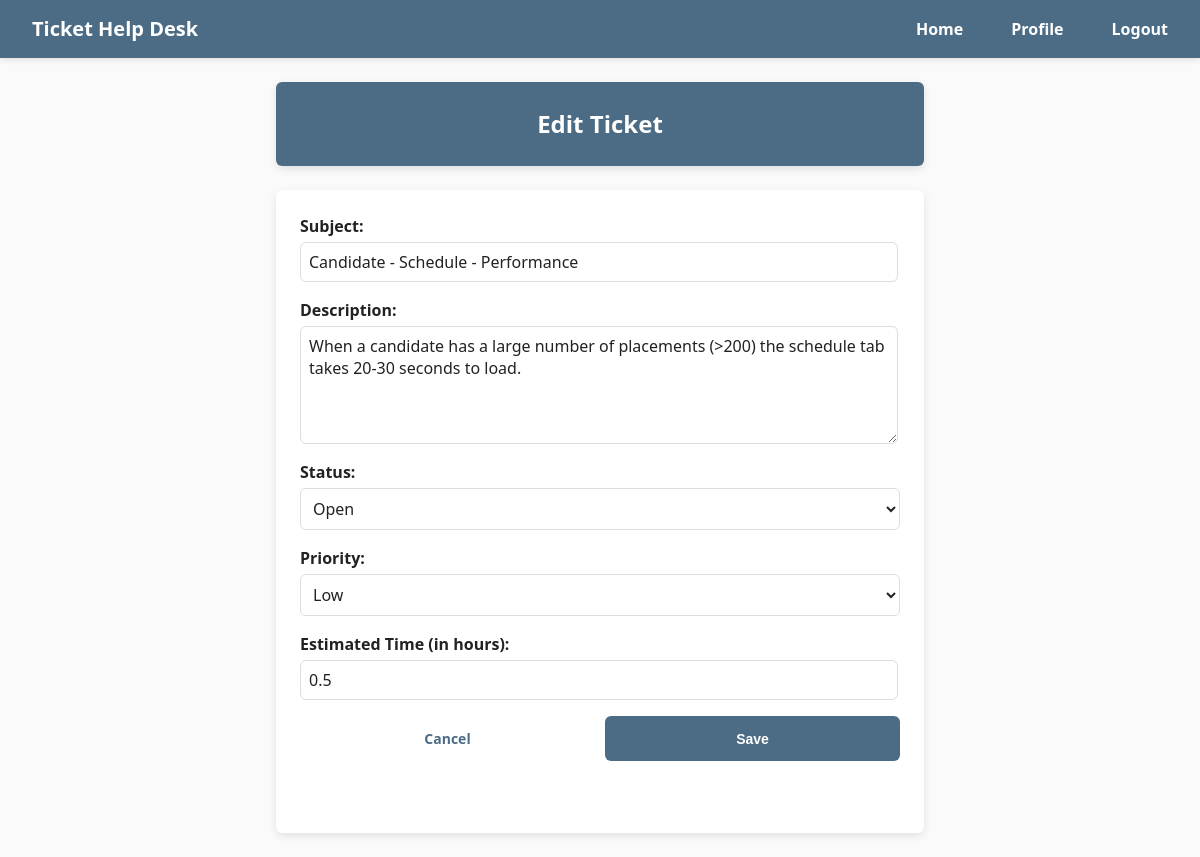
The page /edit_ticket/1 (signed in) on the database its author committed.
### HelpDeskTicketingSystem/models/TicketModel.py (models this page shows)
class Ticket(db.Model):
    id = db.Column(db.Integer, primary_key=True)
    subject = db.Column(db.String(100), nullable=False)
    description = db.Column(db.Text, nullable=False)
    status = db.Column(db.String(20), nullable=False)
    priority = db.Column(db.String(20), nullable=False)
    estimated_time = db.Column(db.Float, nullable=False)
    date_created = db.Column(db.DateTime(timezone=True), default=func.current_timestamp())
    date_updated = db.Column(db.DateTime(timezone=True), default=func.current_timestamp(), onupdate=func.current_timestamp())
    user_id = db.Column(db.Integer, db.ForeignKey('user.id'))
    user = relationship('User', backref='tickets')

### HelpDeskTicketingSystem/views/tickets.py (the view, shortened to what this page needs)
@tickets_bp.route('/edit_ticket/<int:ticket_id>', methods=['GET', 'POST'])
@login_required
def edit_ticket(ticket_id):
    ticket = Ticket.query.filter_by(id=ticket_id).first()
    if not ticket:
        flash('Ticket not found.', category='error')
        return redirect(url_for('home.home'))
    if ticket.user_id != current_user.id and current_user.account_type != 'Administrator':
        flash('You do not have permission to edit this ticket.', category='error')
        return redirect(url_for('home.home'))
    return render_template('edit_ticket.html', ticket=ticket)

### HelpDeskTicketingSystem/__init__.py (called while the page is built)
def create_app():
    app = Flask(__name__)
    app.config.from_object(Config)
    db.init_app(app)
    login_manager.init_app(app)
    login_manager.login_view = 'auth.login'
    from .views.home import home_bp
    from .views.auth import auth_bp
    from .views.users import users_bp
    from .views.tickets import tickets_bp
    app.register_blueprint(home_bp, url_prefix='/')
    app.register_blueprint(auth_bp, url_prefix='/')
    app.register_blueprint(tickets_bp, url_prefix='/')
    app.register_blueprint(users_bp, url_prefix='/')
    create_database(app)
    from .models import User
    @login_manager.user_loader
    def load_user(user_id):
        return User.query.get(int(user_id))
    return app

### HelpDeskTicketingSystem/templates/edit_ticket.html (shortened to what this page needs)
{% extends "base.html" %}
{% block content %}
  <h2>Edit Ticket</h2>
  <form method="POST" id="editTicketForm" class="form">
    <label for="subject">Subject:</label>
    <input type="text" id="subject" name="subject" value="{{ ticket.subject | default('') }}" />
    <label for="description">Description:</label>
    <textarea id="description" name="description">{{ ticket.description | default('') }}</textarea>
    {% if current_user.account_type == 'Administrator' %}
      <label for="status">Status:</label>
      <select id="status" name="status">
        <option value="Open" {% if status == 'Open' %}selected{% endif %}>Open</option>
      </select>
      <label for="priority">Priority:</label>
      <select id="priority" name="priority">
        <option value="Low" {% if priority == 'Low' %}selected{% endif %}>Low</option>
      </select>
    {% endif %}
    <label for="estimated_time">Estimated Time (in hours):</label>
    <input type="number" id="estimated_time" name="estimated_time" value="{{ ticket.estimated_time }}" step="0.5"
           {% if current_user.account_type != 'Administrator' %}readonly{% endif %}>
    <div class="btn-group">
      <a href="{{ url_for('tickets.ticket_details', ticket_id=ticket.id) }}" class="btn btn-group btn-secondary">Cancel</a>
      <button type="submit" form="editTicketForm" class="btn btn-group btn-primary">Save</button>
    </div>
  </form>
{% endblock %}

### HelpDeskTicketingSystem/static/main.css (style rules this page uses)
body { margin: 0; padding: 0; font-family: "Segoe UI", sans-serif; font-size: 16px; line-height: 1.5; color: #222; background-color: #fafafa; }
h2 { background: #fff; padding: 24px; border-radius: 6px; box-shadow: 0 3px 8px rgba(0, 0, 0, 0.1); max-width: 600px; margin: 0 auto; text-align: center; margin-bottom: 24px; background-color: #4C6C85; color: #fff; }
a { color: #4C6C85; text-decoration: none; }
.form { background: #fff; padding: 24px; border-radius: 6px; box-shadow: 0 3px 8px rgba(0, 0, 0, 0.1); max-width: 600px; margin: auto; }
.form label { display: block; margin-bottom: 0.25rem; font-weight: 600; }
.form input, .form select, .form textarea { flex: 1; display: flex; padding: 8px; margin-bottom: 16px; font-family: "Segoe UI", sans-serif; font-size: 16px; color: #222; background: #fff; border: 1px solid #ddd; border-radius: 6px; }
.form input, .form textarea { width: 580px; }
.form select { width: 600px; }
.form textarea { min-height: 100px; resize: vertical; }
.btn-group { max-width: 600px; align-content: end; margin: 0 auto 24px; display: flex; gap: 10px; }
.btn-group .btn, .btn-group a.btn, .btn-group button.btn { flex: 1; display: flex; align-items: center; justify-content: center; text-align: center; width: 100%; padding: 12px; font-size: 14px; font-weight: 700; border: none; border-radius: 6px; cursor: pointer; text-decoration: none; }
.btn-group.btn-primary { background-color: #4C6C85; color: #fff; }
.btn-group.btn-secondary { background-color: #fff; color: #4C6C85; }

### rows shown on the page
Ticket: subject "Candidate - Schedule - Performance", description "When a candidate has a large number of placements (>200) the schedule tab takes 20-30 seconds to load.", estimated_time "0.5"
